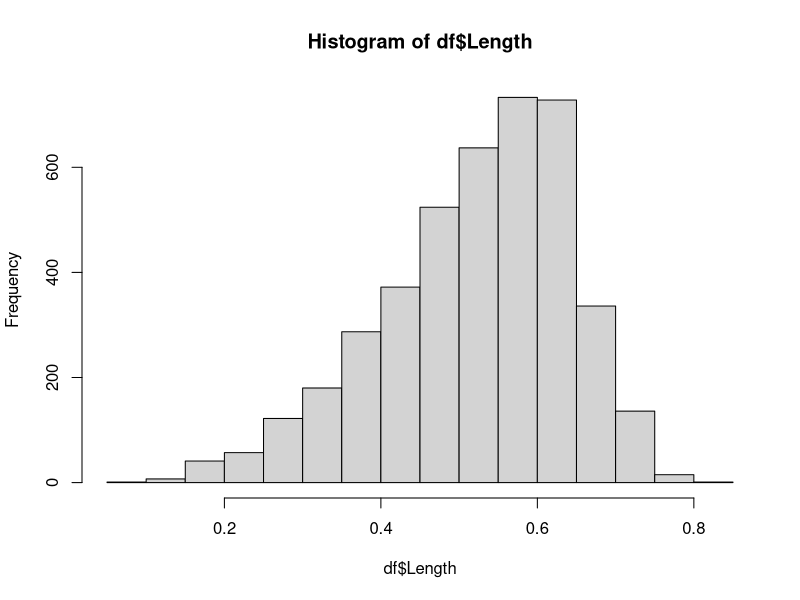
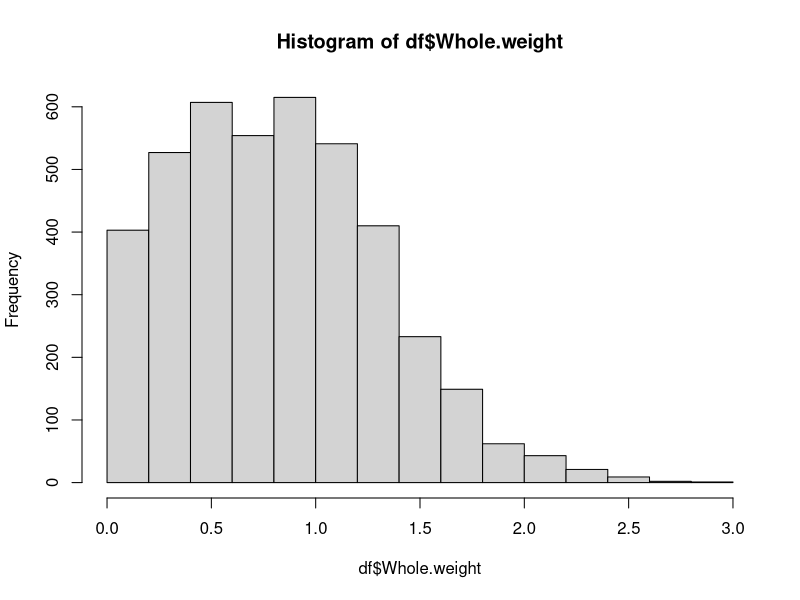
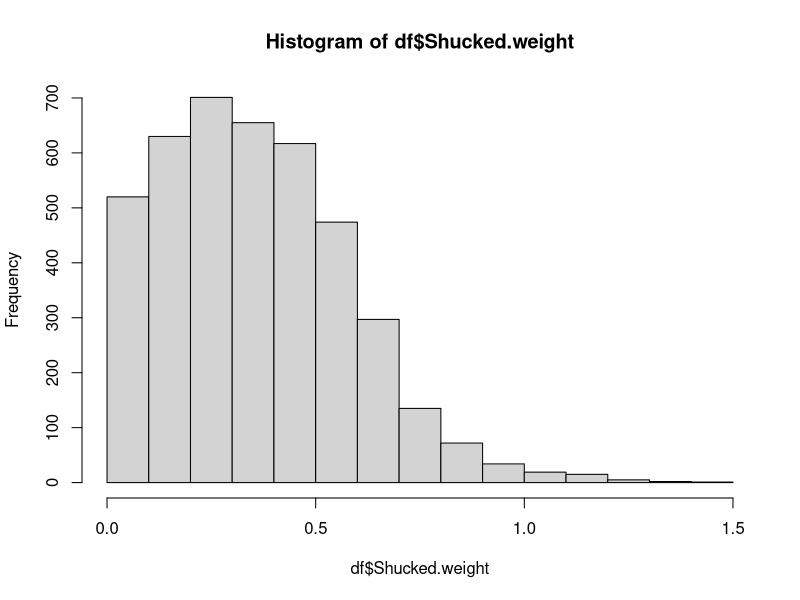

Here is the R script that generated these plots, in order:
# Welcome!
# An introduction to R
# Eilif Mikkelsen 2017 - MIT Liscense
# Data Sets used throughout these files
# https://archive.ics.uci.edu/ml/datasets/Concrete+Compressive+Strength
# https://archive.ics.uci.edu/ml/datasets/Wine+Quality
# https://archive.ics.uci.edu/ml/datasets/abalone

#########################################################
# Uncomment the following to install packages
# do not be alarmed if R restarts a couple times. 
# 

#########################################################

# In R, a function is something you can write that, when given the correct inputs
# provides a specific output to the user. If there is ever a function you don't know
# simply type ?<function name> to bring up the R help. You of course can also Google it!
?read.csv

# Load the abalone data from file
df = read.csv("datasets/abalone.csv", header = TRUE)

# Quick introduction to data.frames
# Examine the first several rows of data
head(df)

## Frequency Distributions
# Use the table function
sex.freq = table(df$Sex)

# Print it out
sex.freq

## Histogram
hist(df$Length)

hist(df$Whole.weight)

## Measures of Location
# Mean, Median, Mode, Percentiles, Quartiles
# Mean
hist(df$Shucked.weight)
mean(df$Shucked.weight)

# Median
median(df$Shucked.weight)

# A special function is required to get the mode
# don't worry about how this works for now
# Create a function to compute mode
compute_mode <- function(v) {
  uniq <- unique(v)
  uniq[which.max(tabulate(match(v, uniq)))]
}

compute_mode(df$Shucked.weight)

# Getting quartiles, mean, median, and max with the summary() function
summary(df$Shucked.weight)

## Measures of Variability
# Range
# If a dataset has missing values, we have to tell the functions to omit them from
# computation using na.rm=TRUE. There are no missing data points in these examples
# however I have included the usage as an example. 
range(df$Shucked.weight, na.rm=TRUE)

# Interquartile range
IQR(df$Shucked.weight, na.rm=TRUE)

# Variance
var(df$Shucked.weight, na.rm=TRUE)

# Standard Deviation
sd(df$Shucked.weight, na.rm=TRUE)

# Coefficient of variation
# Standard Deviation/ Mean

sd(df$Shucked.weight, na.rm=TRUE)/mean(df$Shucked.weight, na.rm=TRUE)

## Z Scores
# z = (x - pop_mean) / pop_sd
# Compute the population statistics from the sample
pop_mean = mean(df$Shucked.weight)
pop_sd = sd(df$Shucked.weight)

# Let's access the Shucked.weight value for the first row of the data. 
z = (df$Shucked.weight[1] - pop_mean) / pop_sd


